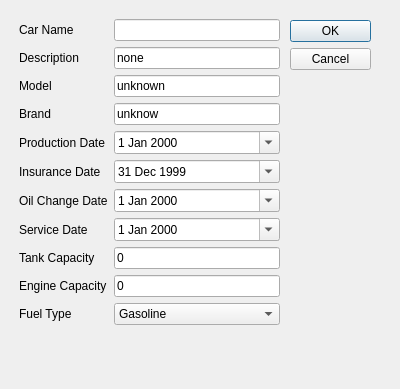
<?xml version="1.0" encoding="UTF-8"?>
<ui version="4.0">
 <class>NewCarForm</class>
 <widget class="QDialog" name="NewCarForm">
  <property name="geometry">
   <rect>
    <x>0</x>
    <y>0</y>
    <width>400</width>
    <height>389</height>
   </rect>
  </property>
  <property name="windowTitle">
   <string>Dialog</string>
  </property>
  <widget class="QDialogButtonBox" name="NEW_CAR_FORM_BUTTONS">
   <property name="geometry">
    <rect>
     <x>290</x>
     <y>20</y>
     <width>81</width>
     <height>241</height>
    </rect>
   </property>
   <property name="orientation">
    <enum>Qt::Vertical</enum>
   </property>
   <property name="standardButtons">
    <set>QDialogButtonBox::Cancel|QDialogButtonBox::Ok</set>
   </property>
  </widget>
  <widget class="QWidget" name="formLayoutWidget">
   <property name="geometry">
    <rect>
     <x>19</x>
     <y>19</y>
     <width>261</width>
     <height>351</height>
    </rect>
   </property>
   <layout class="QFormLayout" name="NEW_CAR_FORM_LAYOUT">
    <item row="0" column="0">
     <widget class="QLabel" name="CAR_NAME_LABEL">
      <property name="text">
       <string>Car Name</string>
      </property>
     </widget>
    </item>
    <item row="0" column="1">
     <widget class="QLineEdit" name="CAR_NAME_VALUE"/>
    </item>
    <item row="1" column="0">
     <widget class="QLabel" name="DESCRIPTION_LABEL">
      <property name="text">
       <string>Description</string>
      </property>
     </widget>
    </item>
    <item row="1" column="1">
     <widget class="QLineEdit" name="DESCRIPTION_VALUE">
      <property name="text">
       <string>none</string>
      </property>
     </widget>
    </item>
    <item row="2" column="0">
     <widget class="QLabel" name="MODEL_LABEL">
      <property name="text">
       <string>Model</string>
      </property>
     </widget>
    </item>
    <item row="3" column="0">
     <widget class="QLabel" name="BRAND_LABEL">
      <property name="text">
       <string>Brand</string>
      </property>
     </widget>
    </item>
    <item row="4" column="0">
     <widget class="QLabel" name="PRODUCTION_DATE_LABEL">
      <property name="text">
       <string>Production Date</string>
      </property>
     </widget>
    </item>
    <item row="5" column="0">
     <widget class="QLabel" name="INSURANCE_DATE_LABEL">
      <property name="text">
       <string>Insurance Date</string>
      </property>
     </widget>
    </item>
    <item row="6" column="0">
     <widget class="QLabel" name="OIL_CHANGE_DATE_LABEL">
      <property name="text">
       <string>Oil Change Date</string>
      </property>
     </widget>
    </item>
    <item row="7" column="0">
     <widget class="QLabel" name="SERVICE_DATE_LABEL">
      <property name="text">
       <string>Service Date</string>
      </property>
     </widget>
    </item>
    <item row="8" column="0">
     <widget class="QLabel" name="TANK_CAPACITY_LABEL">
      <property name="text">
       <string>Tank Capacity</string>
      </property>
     </widget>
    </item>
    <item row="9" column="0">
     <widget class="QLabel" name="ENGINE_CAPACITY_LABEL">
      <property name="text">
       <string>Engine Capacity</string>
      </property>
     </widget>
    </item>
    <item row="10" column="0">
     <widget class="QLabel" name="FUEL_TYPE_LABEL">
      <property name="text">
       <string>Fuel Type</string>
      </property>
     </widget>
    </item>
    <item row="2" column="1">
     <widget class="QLineEdit" name="MODEL_VALUE">
      <property name="text">
       <string>unknown</string>
      </property>
     </widget>
    </item>
    <item row="3" column="1">
     <widget class="QLineEdit" name="BRAND_VALUE">
      <property name="text">
       <string>unknow</string>
      </property>
     </widget>
    </item>
    <item row="4" column="1">
     <widget class="QDateEdit" name="PRODUCTION_DATE_VALUE">
      <property name="calendarPopup">
       <bool>true</bool>
      </property>
     </widget>
    </item>
    <item row="5" column="1">
     <widget class="QDateEdit" name="INSURANCE_DATE_VALUE">
      <property name="alignment">
       <set>Qt::AlignLeading|Qt::AlignLeft|Qt::AlignVCenter</set>
      </property>
      <property name="buttonSymbols">
       <enum>QAbstractSpinBox::NoButtons</enum>
      </property>
      <property name="specialValueText">
       <string/>
      </property>
      <property name="accelerated">
       <bool>false</bool>
      </property>
      <property name="showGroupSeparator" stdset="0">
       <bool>false</bool>
      </property>
      <property name="dateTime">
       <datetime>
        <hour>1</hour>
        <minute>0</minute>
        <second>0</second>
        <year>1999</year>
        <month>12</month>
        <day>31</day>
       </datetime>
      </property>
      <property name="currentSection">
       <enum>QDateTimeEdit::DaySection</enum>
      </property>
      <property name="calendarPopup">
       <bool>true</bool>
      </property>
      <property name="currentSectionIndex">
       <number>0</number>
      </property>
      <property name="timeSpec">
       <enum>Qt::LocalTime</enum>
      </property>
     </widget>
    </item>
    <item row="6" column="1">
     <widget class="QDateEdit" name="OIL_CHANGE_DATE_VALUE">
      <property name="calendarPopup">
       <bool>true</bool>
      </property>
     </widget>
    </item>
    <item row="7" column="1">
     <widget class="QDateEdit" name="SERVICE_DATE_VALUE">
      <property name="calendarPopup">
       <bool>true</bool>
      </property>
     </widget>
    </item>
    <item row="8" column="1">
     <widget class="QLineEdit" name="TANK_CAPACITY_VALUE">
      <property name="text">
       <string>0</string>
      </property>
     </widget>
    </item>
    <item row="9" column="1">
     <widget class="QLineEdit" name="ENGINE_CAPACITY_VALUE">
      <property name="text">
       <string>0</string>
      </property>
     </widget>
    </item>
    <item row="10" column="1">
     <widget class="QComboBox" name="FUEL_TYPE_VALUE">
      <item>
       <property name="text">
        <string>Gasoline</string>
       </property>
      </item>
      <item>
       <property name="text">
        <string>Diesel</string>
       </property>
      </item>
      <item>
       <property name="text">
        <string>Gas</string>
       </property>
      </item>
      <item>
       <property name="text">
        <string>Other</string>
       </property>
      </item>
     </widget>
    </item>
   </layout>
  </widget>
 </widget>
 <resources/>
 <connections>
  <connection>
   <sender>NEW_CAR_FORM_BUTTONS</sender>
   <signal>accepted()</signal>
   <receiver>NewCarForm</receiver>
   <slot>accept()</slot>
   <hints>
    <hint type="sourcelabel">
     <x>248</x>
     <y>254</y>
    </hint>
    <hint type="destinationlabel">
     <x>157</x>
     <y>274</y>
    </hint>
   </hints>
  </connection>
  <connection>
   <sender>NEW_CAR_FORM_BUTTONS</sender>
   <signal>rejected()</signal>
   <receiver>NewCarForm</receiver>
   <slot>reject()</slot>
   <hints>
    <hint type="sourcelabel">
     <x>316</x>
     <y>260</y>
    </hint>
    <hint type="destinationlabel">
     <x>286</x>
     <y>274</y>
    </hint>
   </hints>
  </connection>
 </connections>
</ui>
